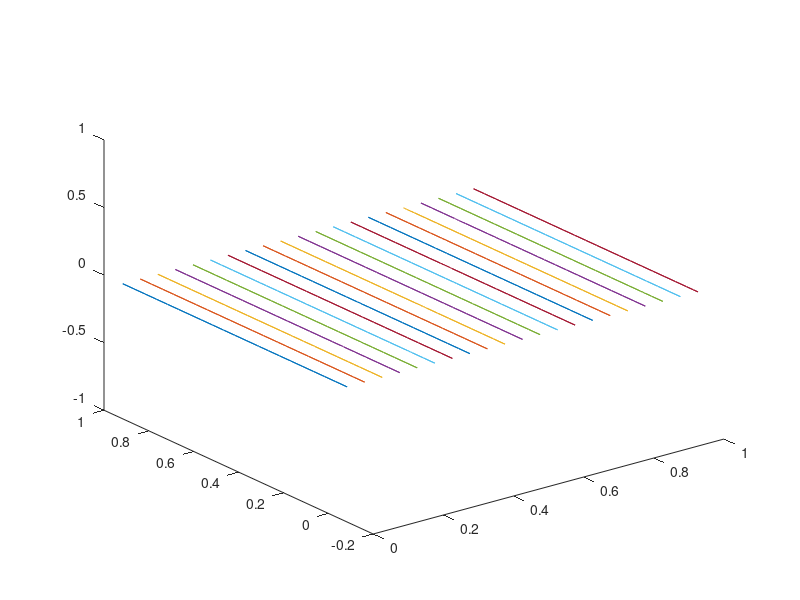

This chart was generated by the following MATLAB code: (Note: this script raises an error after producing the figure.)
x = 0:0.05:1;
[A,B,W] = meshgrid(x);

% u_anion = exp(-W+B)/exp(1);
% u_cation = exp(-W+A)/exp(1);
% u_neut = exp(-A-B)/exp(2);
% u_mixbed = exp(A+B+W)/exp(3);
% test = exp(A+B)/exp(2);
% surf(A,B,test)

%x=water
x = 0:0.05:1;
y = 0:0.05:1;
u = 0.4;

%y = base
y_m2 = plot3(x, (-x-log(u)), zeros(length(x))); %Mixbed
hold on
y_a = plot3(x, (x-(log(u)+1)), zeros(length(x))); % Anion

%z = acid
z_m =  plot3(x, zeros(length(x)), (-x-log(u))); %Mixbed
z_c = plot3(x, zeros(length(x)), (x-(log(u)+1))); % Cation

%x = base, y = acid
z_n1 = plot3(zeros(length(x)), y, (y+0.2)); %Neut
z_n2 = plot3(zeros(length(x)), y, (y-0.2)); %Neut
z_m = plot3(zeros(length(x)),y,-y-log(u)); %Mixbed

%%
 z_m =  surf(x, y, ones(length(x),1)*(-x-log(u))); %Mixbed
 z_c = surf(x, y, ones(length(x),1)*(x-(log(u)+1))); % Cation

 z_n1 = surf(x, y, ones(length(y),1)*(y+0.2)); %Neut
z_n2 = surf(x, y, ones(length(y),1)*(y-0.2)); %Neut
z_m = surf(x ,y,ones(length(y),1)*-y-log(u)); %Mixbed


xlim([0 1])
ylim([0 1])
zlim([0 1])


%%
%Water and base

%x = water, y = base 

x = 0:0.05:1;
u = 0.3;

a = area(x, (x-(log(u)+1))); % Anion
hold on

m = area(x, (-x-log(u))); %Mixbed

set(gca,'Color',[0.8 0.8 0.8]);
a.FaceColor = [1 1 1];
m.FaceColor = [1 1 1];
m_line = plot(x, (-x-log(u))); %Mixbed
a_line = plot(x, (x-(log(u)+1))); % Anion
l = legend([m_line, a_line],'Mixbed','Anion');
set(l,'color','w')

xlabel('water'),ylabel('base');
% ylim([0 1])
% xlim([0 1])

%for completeness
y = 1:0.05:1.4;
X=1;
%f = area(y, (1.4)*X); %Mixbed
%f.FaceColor = [1 1 1];

scatter(mixbed(:,3),mixbed(:,2));
scatter(anion(:,3),anion(:,2));
%%
%Water and base

x = 0:0.05:1;
u = 0.3;

a = area(x, (x-(log(u)+1))); % Anion
hold on

m = area(x, (-x-log(u))); %Mixbed
set(gca,'Color',[0.99 0.91 0.79]);
%99.22% red, 91.76% green and 79.61% blue,
a.FaceColor = [1 1 1];
m.FaceColor = [1 1 1];
m_line = plot(x, (-x-log(u))); %Mixbed
c_line = plot(x, (x-(log(u)+1))); % Anion
l = legend([m_line, c_line],'Mixbed','Cation');
set(l,'color','w')

xlabel('water'),ylabel('acid');
% ylim([0 1])
% xlim([0 1])

scatter(mixbed(:,2),mixbed(:,3));
scatter(cation(:,3),cation(:,2));
%%
%Base & Acid
x = 0:0.05:1;
u = 0.3;

n1 = area(x, (x+0.2)); % Neut1
hold on
n2 = area(x, (x-0.2)); %Neut2
m = area(x,-x-log(u));

set(gca,'Color',[1 1 1 ]);
%99.22% red, 91.76% green and 79.61% blue
n1.FaceColor = [0.99 0.91 0.79];
n2.FaceColor = [1 1 1];
m.FaceColor = [1 1 1];

n1_line = plot(x, (x+0.2)); %Neut
n2_line = plot(x, (x-0.2)); %Neut
m_line = plot(x,-x-log(u)); %Mixbed

l = legend([n1_line, n2_line, m_line],'Neut_1','Neut_2', 'Mixbed');
set(l,'color','w')

xlabel('base'),ylabel('acid');
% ylim([0 1])
% xlim([0 1])


s_n = scatter(neut(:,2),neut(:,1));
s_m = scatter(mixbed(:,2),mixbed(:,1));
leg = legend([s_n, s_m],'scatter neut','scatter mixbed');

